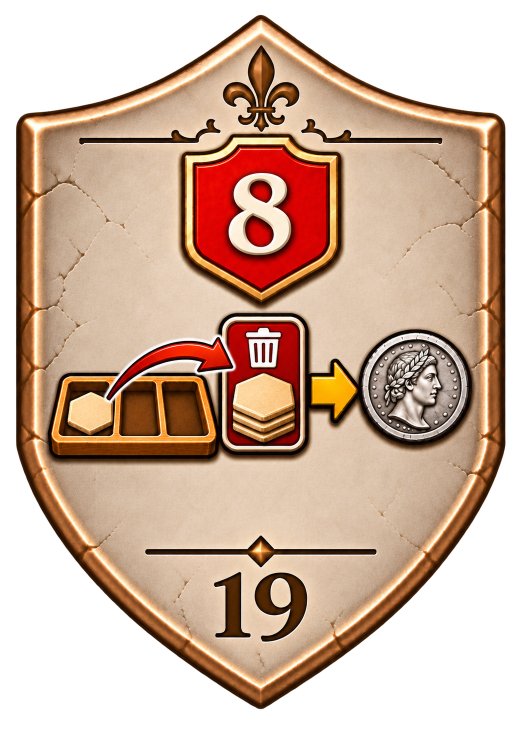
#> input picture asset-inbox/shield-approved/originals/shield-19.png, 1043 x 1508 px (shown at 1/2 size)
$ python -i prepare-custom-tile-art.py   (imports and definitions only)
#> lines starting #> are read from the running program, lines starting #| are printed output that depends on the picture; after the words box and inside, x2 and y2 are one past the last pixel; in counts of white or black regions, pixels touching at a corner belong together
#> further down, picture is the input picture: PIL image 1043x1508 RGBA; mean R, G, B, A 122.5, 94.2, 75.7, 167.5
"""Register approved custom faces and apply the shield balance artwork."""
import argparse
import importlib.util
import json
import sys
from hashlib import sha256
from io import BytesIO
from pathlib import Path

from PIL import Image, ImageChops, ImageDraw, ImageFilter, ImageOps

ROOT = Path(__file__).resolve().parents[1]
sys.dont_write_bytecode = True
spec = importlib.util.spec_from_file_location("monastery", ROOT / "scripts/prepare-monastery-tiles.py")
monastery = importlib.util.module_from_spec(spec)
# [1 line not run here, left out]

SOURCE_HASHES = {
    "monastery-30": "593948433feadafbfee9a0354e43a853bf1ac939384a88b5ac4106be7c400998",
    "monastery-31": "a8c7cb8a0617e5742064f6dd4f81e0242564a5cb1cd4efe91ca17c41c5d7d04f",
    "monastery-32": "d48169686166051c1a85663ffddbcacc52e6c8d55ffa6daf564b75cdd3bc82db",
    "shield-19": "e945bb6365ba17ab1c5590ef38be4c7f48587ed2680587d2da377e68225e8dec",
    "shield-20": "4a99f41441e3a021507c07b127977e9b9eb2f9240e60a61b6ba0880817145b57",
    "shield-21": "91e65b79b2f3f06ae7d1192bd288572e8fc3bf90c78ba7391ee50b8406ae14f7",
    "shield-22": "198f78fd17272143efcc429743867d57c858efd56b08f15419f160b14b087ed9",
    "shield-23": "d26eb500689ee178c53dc44902f959ef83707a05d0bba2cdc70569472c2a7b83",
    "shield-24": "e8fa16571ab693b4d7ef657f5b247158eeeee098d1dfb91c61d3c630618af3ef",
}
MONASTERY_CANVAS = 768
SHIELD_CANVAS = (1200, 1480)


# [18 lines left out: function register_monastery, not called in this run]


def register_shield(original):
    rgba = original.convert("RGBA")
    center = (rgba.width // 2, rgba.height // 2)
#> center = (521, 754)
    if original.mode == "RGBA":
        supplied = rgba.getchannel("A").point(lambda v: 255 if v >= 250 else v)
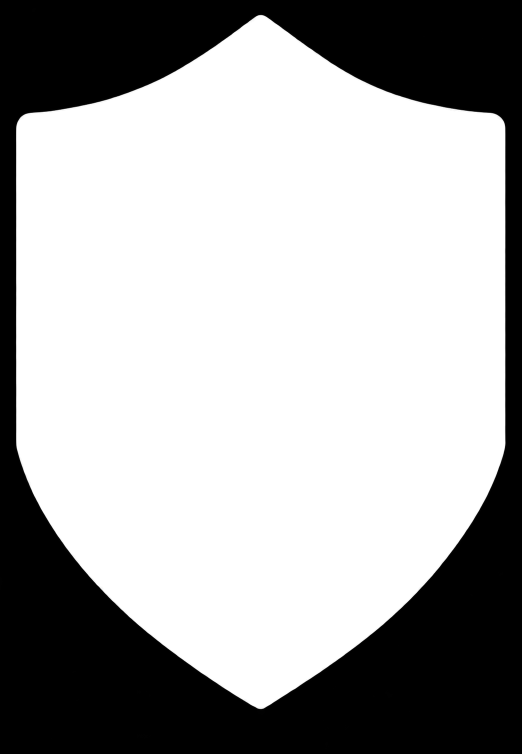
#> supplied: PIL image 1043x1508 L (shown at 1/2 size); min 0, max 255, mean 168.8
        body = supplied.point(lambda v: 255 if v >= 128 else 0)
#> body: PIL image 1043x1508 L; 66.2% white; 1 black region, box (x1, y1, x2, y2) and area: (0, 0, 1043, 1508) 531098
        assert body.getpixel(center) == 255
        ImageDraw.floodfill(body, center, 128)
        silhouette = body.point(lambda v: 255 if v == 128 else 0)
        # Remove loose pixels while keeping the supplied soft edge around the face.
        alpha = ImageChops.darker(supplied, silhouette.filter(ImageFilter.MaxFilter(5)))
    else:
        r, g, b, _ = rgba.split()
        darkest = ImageChops.lighter(ImageChops.lighter(r, g), b).point(lambda v: 255 if v <= 34 else 0)
        mask = ImageOps.expand(darkest, border=1, fill=255)
        ImageDraw.floodfill(mask, (0, 0), 128)
        silhouette = mask.crop((1, 1, rgba.width + 1, rgba.height + 1)).point(lambda v: 0 if v == 128 else 255)
        # Feather inward so pixels from the black matte cannot colour the feather.
        alpha = ImageChops.darker(silhouette, silhouette.filter(ImageFilter.GaussianBlur(.45)))
    assert alpha.getpixel(center) == 255
    rgba.putalpha(alpha)
    bounds = alpha.getbbox()
#> bounds = (30, 28, 1013, 1420)
    art = rgba.crop(bounds)
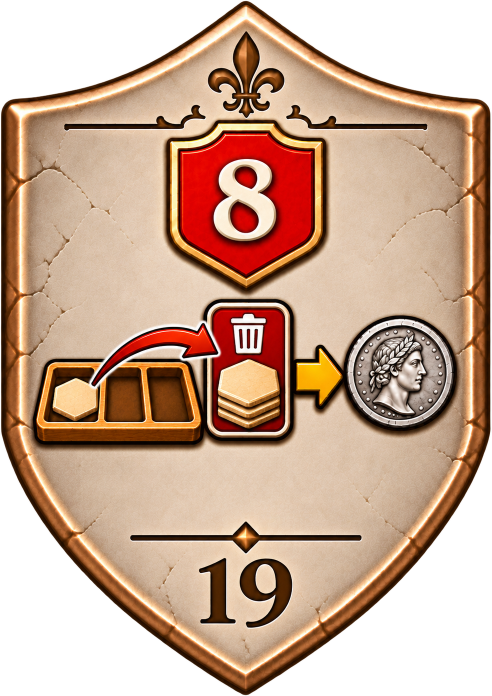
#> art: PIL image 983x1392 RGBA (shown at 1/2 size); mean R, G, B, A 140.8, 108.3, 87.1, 194; transparent parts drawn white
    # Older shields reserve ten pixels at the top and bottom. Use a single scale.
    scale = min(1180 / art.width, 1460 / art.height)
#> scale = 1.05
    art = art.resize((round(art.width * scale), round(art.height * scale)), Image.Resampling.LANCZOS)
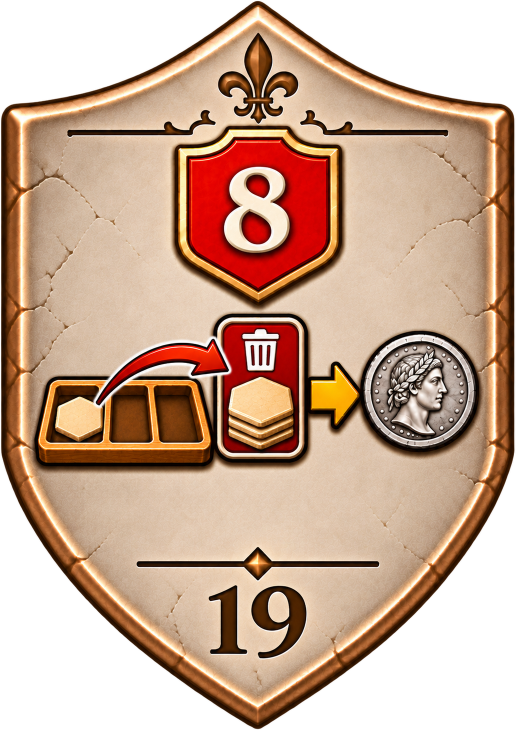
#> art: PIL image 1031x1460 RGBA (shown at 1/2 size); mean R, G, B, A 140.8, 108.3, 87.1, 194; transparent parts drawn white
    canvas = Image.new("RGBA", SHIELD_CANVAS)
#> canvas: PIL image 1200x1480 RGBA; every value is 0
    canvas.paste(art, ((canvas.width - art.width) // 2, (canvas.height - art.height) // 2))
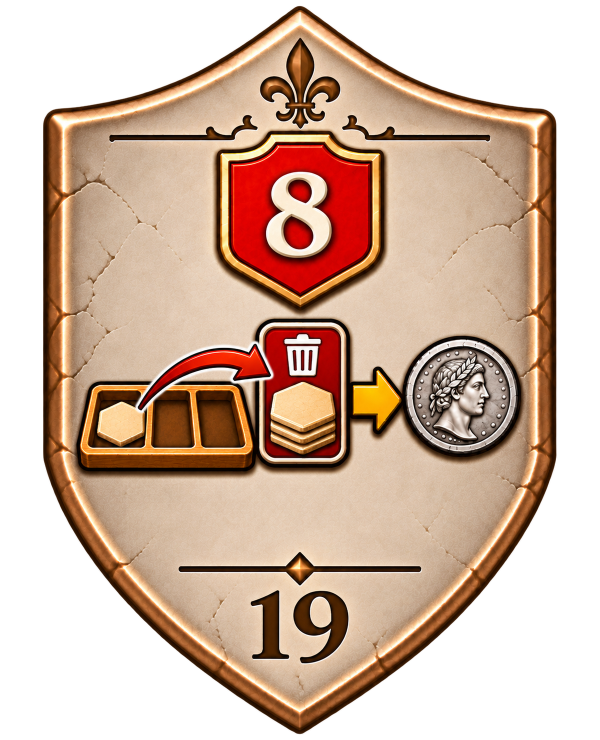
#> canvas: PIL image 1200x1480 RGBA (shown at 1/2 size); mean R, G, B, A 119.3, 91.8, 73.8, 164.5; transparent parts drawn white
    art_bounds = canvas.getchannel("A").getbbox()
#> art_bounds = (84, 10, 1115, 1470)
    assert art_bounds[3] - art_bounds[1] >= 1440 and art_bounds[2] - art_bounds[0] >= 975
    return canvas, {"sourceBounds": bounds, "artBounds": art_bounds}


# [137 lines left out: functions update_shield_score, approved_art, restore_parchment, update_shield_effect, update_family, not called in this run]


# [6 lines not run here, left out]

>>> from PIL import Image
>>> picture = Image.open('../asset-inbox/shield-approved/originals/shield-19.png')
>>> result = register_shield(picture)
